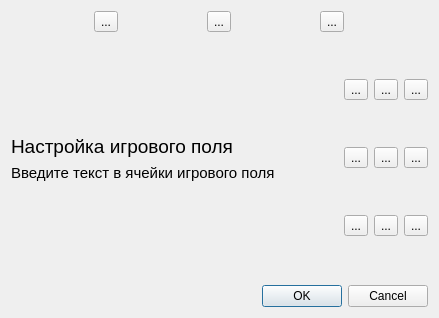
<?xml version="1.0" encoding="UTF-8"?>
<ui version="4.0">
 <class>SettingsDialog</class>
 <widget class="QDialog" name="SettingsDialog">
  <property name="geometry">
   <rect>
    <x>0</x>
    <y>0</y>
    <width>439</width>
    <height>318</height>
   </rect>
  </property>
  <property name="font">
   <font>
    <weight>50</weight>
    <bold>false</bold>
   </font>
  </property>
  <property name="windowTitle">
   <string>Dialog</string>
  </property>
  <layout class="QVBoxLayout" name="verticalLayout_2" stretch="1,2,1">
   <item>
    <layout class="QHBoxLayout" name="horizontalLayout">
     <item>
      <widget class="QToolButton" name="toolButton">
       <property name="text">
        <string>...</string>
       </property>
      </widget>
     </item>
     <item>
      <widget class="QToolButton" name="toolButton_2">
       <property name="text">
        <string>...</string>
       </property>
      </widget>
     </item>
     <item>
      <widget class="QToolButton" name="toolButton_3">
       <property name="text">
        <string>...</string>
       </property>
      </widget>
     </item>
    </layout>
   </item>
   <item>
    <layout class="QHBoxLayout" name="horizontalLayout_2">
     <item>
      <layout class="QVBoxLayout" name="verticalLayout">
       <item>
        <spacer name="verticalSpacer_2">
         <property name="orientation">
          <enum>Qt::Vertical</enum>
         </property>
         <property name="sizeHint" stdset="0">
          <size>
           <width>20</width>
           <height>40</height>
          </size>
         </property>
        </spacer>
       </item>
       <item>
        <widget class="QLabel" name="label">
         <property name="font">
          <font>
           <pointsize>14</pointsize>
           <weight>50</weight>
           <bold>false</bold>
          </font>
         </property>
         <property name="text">
          <string>Настройка игрового поля</string>
         </property>
        </widget>
       </item>
       <item>
        <widget class="QLabel" name="label_2">
         <property name="font">
          <font>
           <pointsize>11</pointsize>
           <weight>50</weight>
           <bold>false</bold>
          </font>
         </property>
         <property name="text">
          <string>Введите текст в ячейки игрового поля</string>
         </property>
        </widget>
       </item>
       <item>
        <spacer name="verticalSpacer">
         <property name="orientation">
          <enum>Qt::Vertical</enum>
         </property>
         <property name="sizeHint" stdset="0">
          <size>
           <width>20</width>
           <height>40</height>
          </size>
         </property>
        </spacer>
       </item>
      </layout>
     </item>
     <item>
      <layout class="QGridLayout" name="gridLayout">
       <item row="0" column="0">
        <widget class="QToolButton" name="button1">
         <property name="text">
          <string>...</string>
         </property>
         <property name="icon">
          <iconset resource="resources.qrc">
           <normaloff>:/icons/Resources/numbers/1.png</normaloff>:/icons/Resources/numbers/1.png</iconset>
         </property>
         <property name="iconSize">
          <size>
           <width>32</width>
           <height>32</height>
          </size>
         </property>
        </widget>
       </item>
       <item row="0" column="1">
        <widget class="QToolButton" name="button2">
         <property name="text">
          <string>...</string>
         </property>
         <property name="icon">
          <iconset resource="resources.qrc">
           <normaloff>:/icons/Resources/numbers/2.png</normaloff>:/icons/Resources/numbers/2.png</iconset>
         </property>
         <property name="iconSize">
          <size>
           <width>32</width>
           <height>32</height>
          </size>
         </property>
        </widget>
       </item>
       <item row="0" column="2">
        <widget class="QToolButton" name="button3">
         <property name="text">
          <string>...</string>
         </property>
         <property name="icon">
          <iconset resource="resources.qrc">
           <normaloff>:/icons/Resources/numbers/3.png</normaloff>:/icons/Resources/numbers/3.png</iconset>
         </property>
         <property name="iconSize">
          <size>
           <width>32</width>
           <height>32</height>
          </size>
         </property>
        </widget>
       </item>
       <item row="1" column="0">
        <widget class="QToolButton" name="button4">
         <property name="text">
          <string>...</string>
         </property>
         <property name="icon">
          <iconset resource="resources.qrc">
           <normaloff>:/icons/Resources/numbers/4.png</normaloff>:/icons/Resources/numbers/4.png</iconset>
         </property>
         <property name="iconSize">
          <size>
           <width>32</width>
           <height>32</height>
          </size>
         </property>
        </widget>
       </item>
       <item row="1" column="1">
        <widget class="QToolButton" name="button5">
         <property name="text">
          <string>...</string>
         </property>
         <property name="icon">
          <iconset resource="resources.qrc">
           <normaloff>:/icons/Resources/numbers/5.png</normaloff>:/icons/Resources/numbers/5.png</iconset>
         </property>
         <property name="iconSize">
          <size>
           <width>32</width>
           <height>32</height>
          </size>
         </property>
        </widget>
       </item>
       <item row="1" column="2">
        <widget class="QToolButton" name="button6">
         <property name="text">
          <string>...</string>
         </property>
         <property name="icon">
          <iconset resource="resources.qrc">
           <normaloff>:/icons/Resources/numbers/6.png</normaloff>:/icons/Resources/numbers/6.png</iconset>
         </property>
         <property name="iconSize">
          <size>
           <width>32</width>
           <height>32</height>
          </size>
         </property>
        </widget>
       </item>
       <item row="2" column="0">
        <widget class="QToolButton" name="button7">
         <property name="text">
          <string>...</string>
         </property>
         <property name="icon">
          <iconset resource="resources.qrc">
           <normaloff>:/icons/Resources/numbers/7.png</normaloff>:/icons/Resources/numbers/7.png</iconset>
         </property>
         <property name="iconSize">
          <size>
           <width>32</width>
           <height>32</height>
          </size>
         </property>
        </widget>
       </item>
       <item row="2" column="1">
        <widget class="QToolButton" name="button8">
         <property name="text">
          <string>...</string>
         </property>
         <property name="icon">
          <iconset resource="resources.qrc">
           <normaloff>:/icons/Resources/numbers/8.png</normaloff>:/icons/Resources/numbers/8.png</iconset>
         </property>
         <property name="iconSize">
          <size>
           <width>32</width>
           <height>32</height>
          </size>
         </property>
        </widget>
       </item>
       <item row="2" column="2">
        <widget class="QToolButton" name="button9">
         <property name="text">
          <string>...</string>
         </property>
         <property name="icon">
          <iconset resource="resources.qrc">
           <normaloff>:/icons/Resources/numbers/9.png</normaloff>:/icons/Resources/numbers/9.png</iconset>
         </property>
         <property name="iconSize">
          <size>
           <width>32</width>
           <height>32</height>
          </size>
         </property>
        </widget>
       </item>
      </layout>
     </item>
    </layout>
   </item>
   <item>
    <widget class="QDialogButtonBox" name="buttonBox">
     <property name="orientation">
      <enum>Qt::Horizontal</enum>
     </property>
     <property name="standardButtons">
      <set>QDialogButtonBox::Cancel|QDialogButtonBox::Ok</set>
     </property>
    </widget>
   </item>
  </layout>
 </widget>
 <resources>
  <include location="resources.qrc"/>
 </resources>
 <connections>
  <connection>
   <sender>buttonBox</sender>
   <signal>accepted()</signal>
   <receiver>SettingsDialog</receiver>
   <slot>accept()</slot>
   <hints>
    <hint type="sourcelabel">
     <x>248</x>
     <y>254</y>
    </hint>
    <hint type="destinationlabel">
     <x>157</x>
     <y>274</y>
    </hint>
   </hints>
  </connection>
  <connection>
   <sender>buttonBox</sender>
   <signal>rejected()</signal>
   <receiver>SettingsDialog</receiver>
   <slot>reject()</slot>
   <hints>
    <hint type="sourcelabel">
     <x>316</x>
     <y>260</y>
    </hint>
    <hint type="destinationlabel">
     <x>286</x>
     <y>274</y>
    </hint>
   </hints>
  </connection>
 </connections>
</ui>
